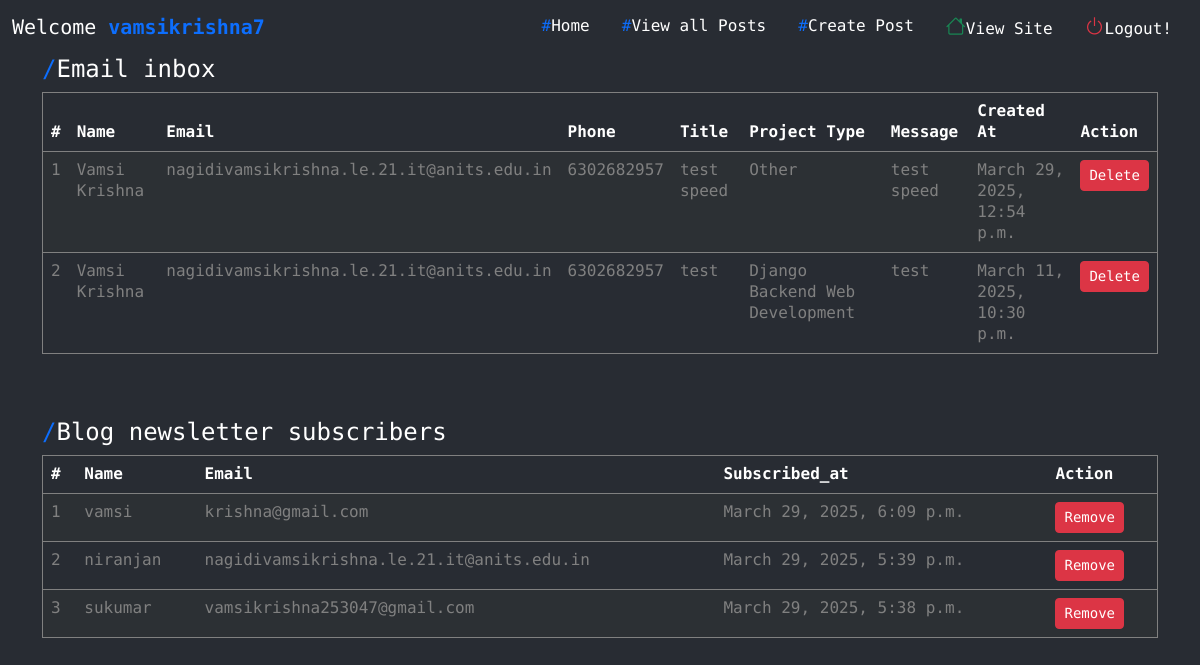
Page /admin-panel/ (signed in) on the committed database.
### home/models.py (models this page shows, shortened)
class ContactMessage(models.Model):
    name = models.CharField(max_length=100)
    email = models.EmailField()
    phone = models.CharField(max_length=15)
    title = models.CharField(max_length=200)
    project_type = models.CharField(max_length=100)
    message = models.TextField()
    created_at = models.DateTimeField(auto_now_add=True)

### blog/models.py (models this page shows, shortened)
class NewsletterSubscriber(models.Model):
    name = models.CharField(max_length=100)
    email = models.EmailField(unique=True)
    subscribed_at = models.DateTimeField(auto_now_add=True)

### home/views.py (the view)
# urls.py: path("admin-panel/", views.admin_panel, name="admin_panel"),
@login_required(login_url='/admin/')
def admin_panel(request):
    messages = ContactMessage.objects.all().order_by("-created_at")
    subscribed_users = NewsletterSubscriber.objects.all().order_by("-subscribed_at")
    return render(request, "admin/admin_panel.html", {"messages": messages,  "subscribers":subscribed_users})

### templates/admin/admin_panel.html (shortened to what this page needs)
{% extends 'base.html' %}
{% block content %}
    <div class="container mb-5" id="emails">
        <h4 class="text-white"><span class="text-primary">/</span>Email inbox</h4>
        <div class="table-responsive mb-5">
            <table class="table table-striped table-dark table-hover">
                <thead>
                    <tr>
                        <th>#</th>
                        <th>Name</th>
                        <th>Email</th>
                        <th>Phone</th>
                        <th>Title</th>
                        <th>Project Type</th>
                        <th>Message</th>
                        <th>Created At</th>
                        <th>Action</th>
                    </tr>
                </thead>
                <tbody id="emailTableBody">
                  {% for msg in messages %}
                  <tr class="email-row" {% if forloop.counter > 5 %} style="display: none;" {% endif %}>
                      <td>{{ forloop.counter }}</td>
                      <td>{{ msg.name }}</td>
                      <td>{{ msg.email }}</td>
                      <td>{{ msg.phone }}</td>
                      <td>{{ msg.title }}</td>
                      <td>{{ msg.project_type }}</td>
                      <td>{{ msg.message }}</td>
                      <td>{{ msg.created_at }}</td>
                      <td>
                          <a href="#" class="btn btn-danger btn-sm" onclick="showDeleteModal('{% url 'delete_message' msg.id %}');">Delete</a>
                      </td>
                  </tr>
                  {% empty %}
                  <tr>
                      <td colspan="9" class="text-center">No messages found</td>
                  </tr>
                  {% endfor %}
              </tbody>
              </table>
        </div>
        <h4 class="text-white"><span class="text-primary">/</span>Blog newsletter subscribers</h4>
        <div class="table-responsive mb-5">
            <table class="table table-striped table-dark table-hover">
                <thead>
                    <tr>
                        <th>#</th>
                        <th>Name</th>
                        <th>Email</th>
                        <th>Subscribed_at</th>
                        <th>Action</th>
                    </tr>
                </thead>
                <tbody id="emailTableBody">
                  {% for subscriber_user in subscribers %}
                  <tr>
                      <td>{{ forloop.counter }}</td>
                      <td>{{ subscriber_user.name }}</td>
                      <td>{{ subscriber_user.email }}</td>
                      <td>{{ subscriber_user.subscribed_at }}</td>
                      <td>
                        <button type="button" class="btn btn-danger btn-sm" data-bs-toggle="modal" data-bs-target="#deleteModal{{ subscriber_user.email }}">
                            Remove
                        </button>
                       </td>
                  </tr>
                  {% empty %}
                  <tr>
                      <td colspan="9" class="text-center">No subscribers found</td>
                  </tr>
                  {% endfor %}
              </tbody>
              </table>
        </div>
{% endblock %}

### templates/base.html (shortened to what this page needs)
{% load static %}
<!doctype html>
<html lang="en">
<head>
    <link href="https://cdn.jsdelivr.net/npm/bootstrap@5.3.3/dist/css/bootstrap.min.css" rel="stylesheet">
    <link rel="stylesheet" href="https://cdn.jsdelivr.net/npm/bootstrap-icons/font/bootstrap-icons.css">
    <link rel="stylesheet" href="{% static 'css/admin_pannel.css' %}">
</head>
<body>
    <nav class="navbar navbar-expand-md  position-sticky top-0 z-3">
        <div class="container-fluid">
            <a class="navbar-brand text-white">Welcome <strong class="text-primary">{{ user.username }}</strong> </a>
            <div class="collapse navbar-collapse" id="navbarNavAltMarkup">
                <div class="navbar-nav ms-auto">
                    <a class="nav-link mx-2 text-white " href="{% url 'admin_panel' %}"><span class="text-primary">#</span>Home</a>
                    <a class="nav-link mx-2 text-white" href="{% url 'blog_post_list' %}"><span class="text-primary">#</span>View all Posts</a>
                    <a class="nav-link mx-2 text-white" href="{% url 'create_blog_post' %}"><span class="text-primary">#</span>Create Post</a>
                    <a class="nav-link mx-2 text-white" href="{% url 'home' %}"><i class="bi bi-house text-success fs-5"></i>View Site</a>
                    <a class="nav-link mx-2 text-white" href="{% url 'logout' %}"><i class="bi bi-power text-danger fs-5"></i>Logout!</a>
                </div>
            </div>
        </div>
    </nav>
{% block content %}
{% endblock %}
<body>
</html>

### static/css/admin_pannel.css (style rules this page uses)
html { scroll-padding-top: 60px; scroll-behavior: smooth; }
body { font-family: 'Fira Code', monospace; font-weight: 400; font-size: 16px; line-height: 20.99px; letter-spacing: 0%; background-color: #282c33; overflow-x: hidden; }
.navbar { background-color: #282c33 !important; }
table { background-color: transparent !important; border: 1px solid gray !important; }
.container .table thead th { background-color: transparent !important; color: white; }
.container .table tbody td { background-color: transparent !important; color: gray; }

### rows in the picture
ContactMessage: name "Vamsi Krishna", email "nagidivamsikrishna.le.21.it@anits.edu.in", phone "6302682957", title "test speed", project_type "Other", message "test speed", created_at "March 29, 2025, 12:54 p.m."
ContactMessage: name "Vamsi Krishna", email "nagidivamsikrishna.le.21.it@anits.edu.in", phone "6302682957", title "test", project_type "Django Backend Web Development", message "test", created_at "March 11, 2025, 10:30 p.m."
NewsletterSubscriber: name "vamsi", email "krishna@gmail.com", subscribed_at "March 29, 2025, 6:09 p.m."
NewsletterSubscriber: name "niranjan", email "nagidivamsikrishna.le.21.it@anits.edu.in", subscribed_at "March 29, 2025, 5:39 p.m."
NewsletterSubscriber: name "sukumar", email "vamsikrishna253047@gmail.com", subscribed_at "March 29, 2025, 5:38 p.m."

### other values in the picture
{{ user.username }} "vamsikrishna7"
